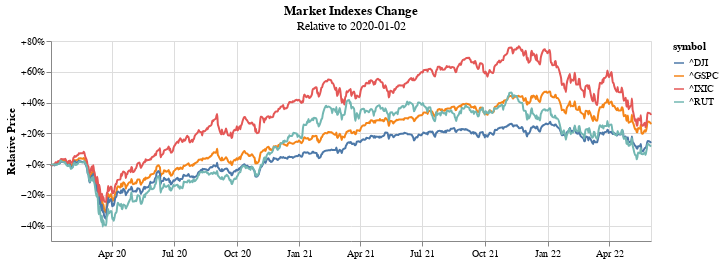

The notebook cell this image was saved under:
### Code cell
chart = (
    alt.Chart(markets)
    .mark_line(interpolate="monotone")
    .encode(
        x=alt.X("timestamp", title=None, axis=alt.Axis(format="%b %y")),
        y=alt.Y("relative_price", title="Relative Price", axis=alt.Axis(format="+%")),
        color="symbol",
        tooltip=["timestamp", "symbol", alt.Tooltip("relative_price", format="+.2%")],
    )
    .properties(
        title={
            "text": f"Market Indexes Change",
            "subtitle": f"Relative to {markets['timestamp'].dt.date.min()}",
        },
        width=600,
        height=200,
    )
)

display(chart)

### Figure 1 — Vega-Lite specification as saved in the notebook (floating-point values rounded to 4 significant figures; data arrays with more than 128 entries replaced by an {"elided": "..."} marker saying what was removed)
{"config": {"view": {"continuousWidth": 300, "continuousHeight": 300}}, "data": {"name": "data-2efb7eb5f155dc391b1d5423cf0e6eb1"}, "mark": {"type": "line", "interpolate": "monotone"}, "encoding": {"color": {"field": "symbol", "type": "nominal"}, "tooltip": [{"field": "timestamp", "type": "temporal"}, {"field": "symbol", "type": "nominal"}, {"field": "relative_price", "format": "+.2%", "type": "quantitative"}], "x": {"axis": {"format": "%b %y"}, "field": "timestamp", "title": null, "type": "temporal"}, "y": {"axis": {"format": "+%"}, "field": "relative_price", "title": "Relative Price", "type": "quantitative"}}, "height": 200, "title": {"text": "Market Indexes Change", "subtitle": "Relative to 2020-01-02"}, "width": 600, "$schema": "https://vega.github.io/schema/vega-lite/v5.20.1.json", "datasets": {"data-2efb7eb5f155dc391b1d5423cf0e6eb1": {"elided": "2436 records"}}}
